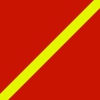
Frame 1 (no input)
Frame 60 (the mouse pressed at the canvas centre just before this capture): identical to frame 1, image omitted
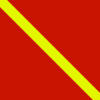
Frame 120 (the mouse held since frame 60 and released just before this capture)

The Processing sketch that drew these frames (run headless with seeded random() and noise(); from frame 60 on, the mouse is pressed at the canvas centre):

// Processing sketch: Conditions_via_mouse
// ── Conditions_via_mouse.pde
void setup (){
    size (100, 100);}             // set the screen size to 100x100 pixels
boolean Click;                    // True oe False 
void draw () {
  background (200, 20, 0);        //Draw a red background
 
  if (Click == false) {           //
 strokeWeight(10); // stroke is 10
 stroke(#E4F500);                 // make it yellow
   line (0, 100, 100, 0); }       // draw forward line

else                              //else

//strokeWeight(10);               // stroke is 10
// stroke(#05FFF0);               // make it blue
   line (0, 0, 100, 100); }       // draw backward line
  
  void mousePressed () {
    if (Click == true) {Click = false;}
    else {Click = true;}
/* mai poate fi scris si asa:
  Click = !Click;
  */
}
